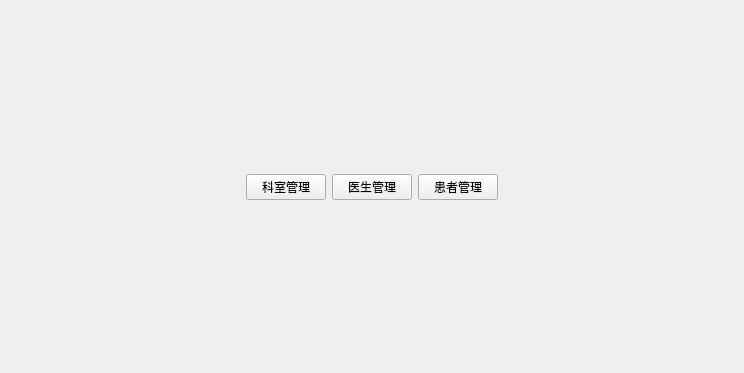
<?xml version="1.0" encoding="UTF-8"?>
<ui version="4.0">
 <class>WelcomeView</class>
 <widget class="QWidget" name="WelcomeView">
  <property name="geometry">
   <rect>
    <x>0</x>
    <y>0</y>
    <width>744</width>
    <height>373</height>
   </rect>
  </property>
  <property name="windowTitle">
   <string>欢迎</string>
  </property>
  <layout class="QGridLayout" name="gridLayout">
   <item row="0" column="1">
    <spacer name="verticalSpacer_2">
     <property name="orientation">
      <enum>Qt::Orientation::Vertical</enum>
     </property>
     <property name="sizeHint" stdset="0">
      <size>
       <width>20</width>
       <height>156</height>
      </size>
     </property>
    </spacer>
   </item>
   <item row="1" column="0">
    <spacer name="horizontalSpacer">
     <property name="orientation">
      <enum>Qt::Orientation::Horizontal</enum>
     </property>
     <property name="sizeHint" stdset="0">
      <size>
       <width>227</width>
       <height>20</height>
      </size>
     </property>
    </spacer>
   </item>
   <item row="1" column="1">
    <layout class="QHBoxLayout" name="horizontalLayout">
     <item>
      <widget class="QPushButton" name="btDepartment">
       <property name="sizePolicy">
        <sizepolicy hsizetype="Preferred" vsizetype="Preferred">
         <horstretch>0</horstretch>
         <verstretch>0</verstretch>
        </sizepolicy>
       </property>
       <property name="text">
        <string>科室管理</string>
       </property>
      </widget>
     </item>
     <item>
      <widget class="QPushButton" name="btDoctor">
       <property name="sizePolicy">
        <sizepolicy hsizetype="Preferred" vsizetype="Preferred">
         <horstretch>0</horstretch>
         <verstretch>0</verstretch>
        </sizepolicy>
       </property>
       <property name="text">
        <string>医生管理</string>
       </property>
      </widget>
     </item>
     <item>
      <widget class="QPushButton" name="btPatient">
       <property name="sizePolicy">
        <sizepolicy hsizetype="Preferred" vsizetype="Preferred">
         <horstretch>0</horstretch>
         <verstretch>0</verstretch>
        </sizepolicy>
       </property>
       <property name="text">
        <string>患者管理</string>
       </property>
      </widget>
     </item>
    </layout>
   </item>
   <item row="1" column="2">
    <spacer name="horizontalSpacer_2">
     <property name="orientation">
      <enum>Qt::Orientation::Horizontal</enum>
     </property>
     <property name="sizeHint" stdset="0">
      <size>
       <width>227</width>
       <height>20</height>
      </size>
     </property>
    </spacer>
   </item>
   <item row="2" column="1">
    <spacer name="verticalSpacer">
     <property name="orientation">
      <enum>Qt::Orientation::Vertical</enum>
     </property>
     <property name="sizeHint" stdset="0">
      <size>
       <width>20</width>
       <height>156</height>
      </size>
     </property>
    </spacer>
   </item>
  </layout>
 </widget>
 <resources/>
 <connections/>
</ui>
